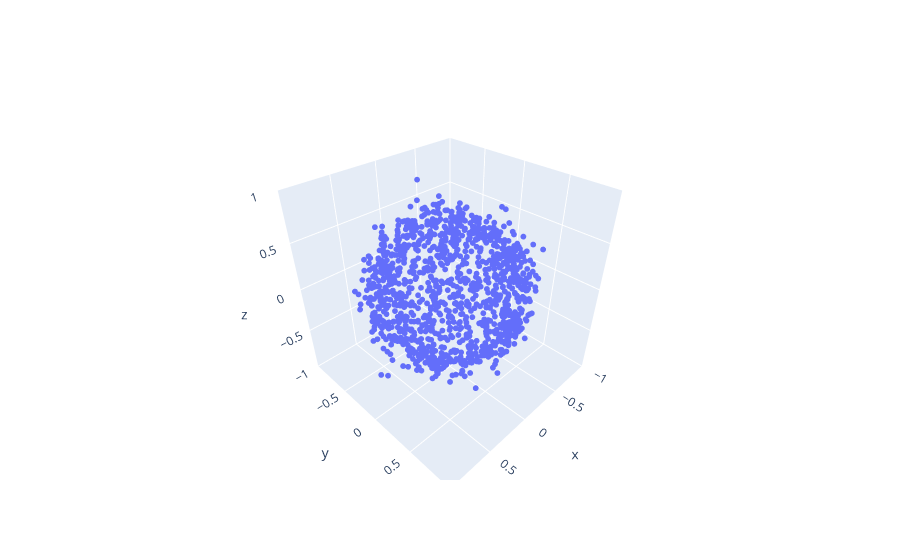

Notebook code cell kept with this figure:
### Code cell
range_k=100
folder = 'goe_xxyyzz'
N=12
state_number=0

X3_long=[]
X2_long=[]
m_list=[]
m1_list=[]
for k in range(range_k):
    file_name=folder+f"{N}_{k}_{state_number}"
    dab=load_d(file_name)
    X2,X3,m1,m=mapData(dab,False)
    X3_long.append(X3)
    X2_long.append(X2)
    m_list.append(m)
    m1_list.append(m1)
X3_long_array=np.concatenate(X3_long, axis=0)
X2_long_array=np.concatenate(X2_long, axis=0)

m=max(m_list)
m1=max(m1_list)

plt.scatter(X2_long_array[:,0]/m1,X2_long_array[:,1]/m1)
plt.title("2D embedding of J")
plt.xlabel("x")
plt.ylabel("y")
output_dir = 'plots'
os.makedirs(output_dir, exist_ok=True)  # Create the directory if it does not exist
plt.savefig(os.path.join(output_dir, f'2D_embedding_xxyyzz_I_avg.png'))
plt.show()

fig = go.Figure(data=go.Scatter3d(x=X3_long_array[:, 0]/m, y=X3_long_array[:, 1]/m, z=X3_long_array[:, 2]/m, mode='markers',marker=dict(size=2)))

fig.update_layout(
scene=dict(
            xaxis=dict(range=[-1, 1]),
            yaxis=dict(range=[-1, 1]),
            zaxis=dict(range=[-1, 1]),
            aspectmode='cube'))
        
fig.show()

r,x0,y0,z0, rmse=sphereFit(X3_long_array[:,0]/m,X3_long_array[:,1]/m,X3_long_array[:,2]/m)
print(f"Number of points {range_k*12}")
print("RMSE of the cloud points to a sphere: ")
print(rmse)
print("Number of points in a sphere of radius 0.5: ")
count_points_in_sphere(X3_long_array[:,0]/m, X3_long_array[:,1]/m, X3_long_array[:,2]/m, 0.5)

### Figure 1 — Plotly figure (JSON) as saved in the notebook; plotly's stock layout.template omitted (floating-point values rounded to 4 significant figures; data arrays with more than 128 entries replaced by an {"elided": "..."} marker saying what was removed)
{"data": [{"marker": {"size": 2}, "mode": "markers", "type": "scatter3d", "x": {"elided": "1200 float values"}, "y": {"elided": "1200 float values"}, "z": {"elided": "1200 float values"}}], "layout": {"scene": {"aspectmode": "cube", "xaxis": {"range": [-1, 1]}, "yaxis": {"range": [-1, 1]}, "zaxis": {"range": [-1, 1]}}}}
